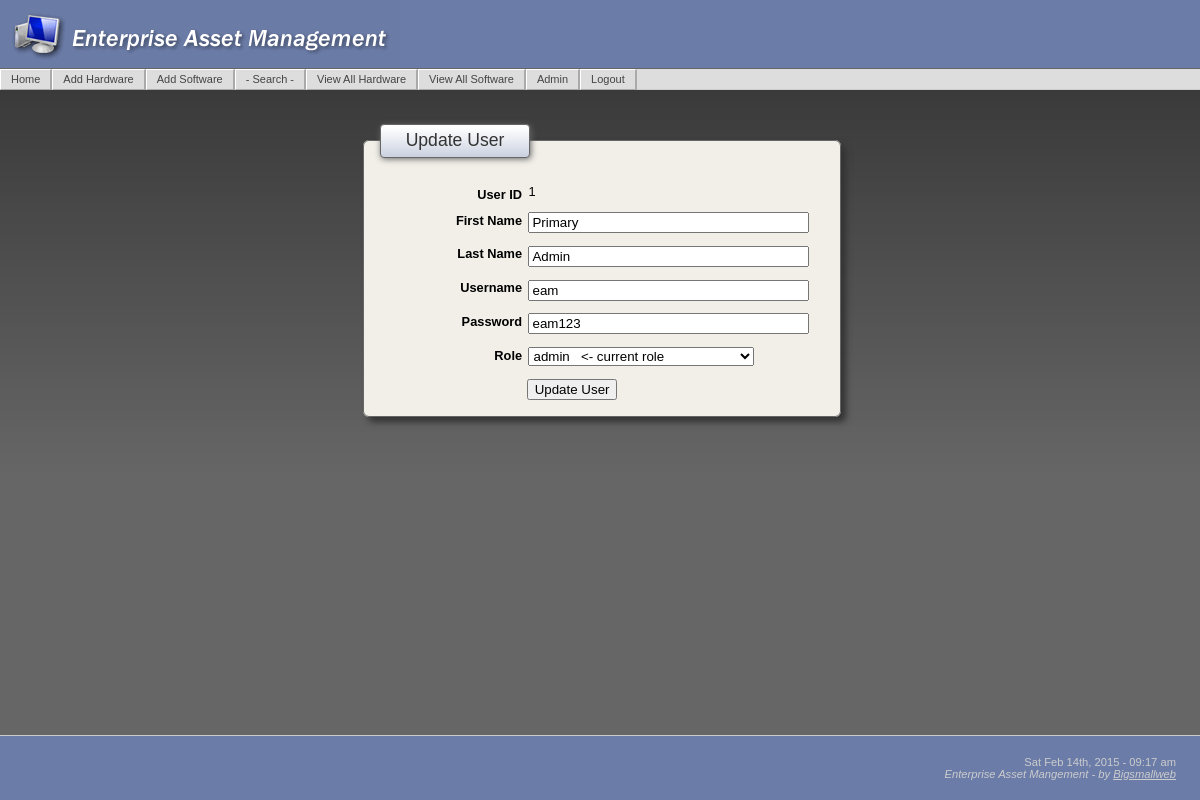
Page /UserUpdate.php?recordID=1 (signed in) on the committed database.
### tables this page shows
CREATE TABLE IF NOT EXISTS `members` (
  `id` int(11) unsigned NOT NULL auto_increment,
  `username` varchar(30) default NULL,
  `password` varchar(30) NOT NULL default '',
  `firstname` varchar(100) NOT NULL,
  `lastname` varchar(100) NOT NULL,
  `role` varchar(24) NOT NULL,
  PRIMARY KEY  (`id`)
);

### UserUpdate.php (the view, shortened to what this page needs)
<?php require_once('Connections/eam.php'); ?>
<?php
if (!function_exists("GetSQLValueString")) {
function GetSQLValueString($theValue, $theType, $theDefinedValue = "", $theNotDefinedValue = "")
{
  $theValue = get_magic_quotes_gpc() ? stripslashes($theValue) : $theValue;
  $theValue = function_exists("mysql_real_escape_string") ? mysql_real_escape_string($theValue) : mysql_escape_string($theValue);
  switch ($theType) {
    case "long":
    case "int":
      $theValue = ($theValue != "") ? intval($theValue) : "NULL";
      break;
  }
  return $theValue;
}
}
$editFormAction = $_SERVER['PHP_SELF'];
if (isset($_SERVER['QUERY_STRING'])) {
  $editFormAction .= "?" . htmlentities($_SERVER['QUERY_STRING']);
}
$colname_rsMembers = "-1";
if (isset($_GET['recordID'])) {
  $colname_rsMembers = $_GET['recordID'];
}
$query_rsMembers = sprintf("SELECT * FROM members WHERE id = %s", GetSQLValueString($colname_rsMembers, "int"));
$rsMembers = mysql_query($query_rsMembers, $eam) or die(mysql_error());
$row_rsMembers = mysql_fetch_assoc($rsMembers);
$query_rsMemberRoles = "SELECT `role` FROM members";
$rsMemberRoles = mysql_query($query_rsMemberRoles, $eam) or die(mysql_error());
$pageTitle="User Update"; ?>
<?php include('includes/header.php'); ?>
<form method="post" name="form1" action="<?php echo $editFormAction; ?>">
  <fieldset>
      <legend>Update User</legend>
      <p>
        <label for="Vendor ID">User ID</label>
        <?php echo $row_rsMembers['id']; ?></p>
      <p>
        <label for="First Name">First Name</label>
        <input type="text" name="firstname" value="<?php echo htmlentities($row_rsMembers['firstname'], ENT_COMPAT, ''); ?>" size="32">
      </p>
      <p>
        <label for="Last Name">Last Name</label>
        <input type="text" name="lastname" value="<?php echo htmlentities($row_rsMembers['lastname'], ENT_COMPAT, ''); ?>" size="32">
      </p>
      <p>
        <label for="Username">Username</label>
        <input type="text" name="username" value="<?php echo htmlentities($row_rsMembers['username'], ENT_COMPAT, ''); ?>" size="32">
      </p>
      <p>
        <label for="Password">Password</label>
        <input type="text" name="password" value="<?php echo htmlentities($row_rsMembers['password'], ENT_COMPAT, ''); ?>" size="32">
      </p>
      <p>
        <label for="Role">Role</label>
        <select name="role">
          <?php
do {
?>
<option value="<?php echo $row_rsMembers['role']?>"<?php if (!(strcmp($row_rsMembers['role'], $row_rsMembers['role']))) {echo "selected=\"selected\"";} ?>><?php echo $row_rsMembers['role']?> &nbsp;&nbsp;<- current role</option>
          <?php
} while ($row_rsMemberRoles = mysql_fetch_assoc($rsMemberRoles));
?>
        </select>
      </p>
      <p class="submit">
        <input type="submit" value="Update User">
      </p>
      </fieldset>
</form>
    <?php include('includes/footer.php'); ?><?php

### includes/eam_main.css (style rules this page uses)
html, body { font-family: Verdana, Arial, Helvetica, sans-serif; background:url(../images/bkgd.jpg); background-repeat:repeat-x; background-position:top; background-color: #666; margin:0; text-align: center; color: #000000; font-size:100%; height:100% }
p, td { font-size:80%; }
form { margin:0; padding:0; }
fieldset { margin:0 auto; margin-top:10px; margin-bottom:10px; padding: 1em; font:100%/1 arial; border: 1px solid #666; border-radius: 6px; -moz-border-radius: 6px; box-shadow: 5px 5px 6px #333; width:444px; clear: both; background-color: #F2EFE9; }
legend { padding: 0.4em 1.4em; border:1px solid #666; border-radius: 4px; -moz-border-radius: 4px; box-shadow: 1px 1px 6px #666; color:#333; font-size:110%; text-align:left; background: #FFF; background-image:url(../images/titleBk.gif); font-family: "Trebuchet MS", Verdana, Arial, Helvetica, sans-serif; }
label { float:left; width:32%; margin-right:0.5em; padding-top:0.2em; text-align:right; font-weight:bold; display: block; font-size:100%; }
.submit { padding:0; margin:0; }
.submit input { margin-left: 11.0em; }

### rows in the picture
members: id "1", firstname "Primary", lastname "Admin", username "eam", password "eam123", role "admin <- current role"
